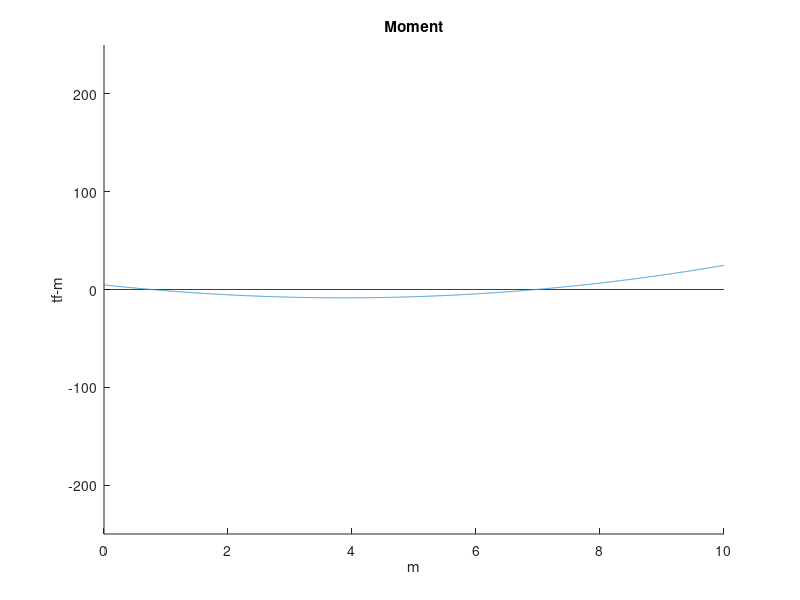

Here is the MATLAB script that generated this plot:
clc; clear; close all;

topAs = [9 4 10] * 8.19;

botAs = [10 5 9] * 5.09;

band = 3.50;

span = 10.00;

DL = 0.337 * band;

LL = 0.2 * band;

fy = 4200 / 1000; % tf

d = (80 - 4 - 1.27) / 100; % m

topMn = topAs * fy * 0.9 * d; % tf-m

botMn = botAs * fy * 0.9 * d; % tf-m

x = 0 : 0.01 : span;
x_length = length(x);

midline = zeros(1, x_length);

DLMn = 4 * (1 / 8 * DL * span ^ 2) * (x / span - 0.5) .^ 2 - (1 / 24 * DL * span ^ 2);
LLMn = 4 * (1 / 8 * LL * span ^ 2) * (x / span - 0.5) .^ 2 - (1 / 24 * LL * span ^ 2);

maxEQ = min(botMn(1), botMn(3));

EQ = -maxEQ + 2 * maxEQ / span * x;
NEQ = -EQ;

settle = -10 + 2 * 10 / span * x;

% DL + EQ
negativeMoment = EQ .* (EQ >= 0) + NEQ .* (NEQ >= 0) + 1.2 * DLMn .* (DLMn >= 0) + 0.5 * LLMn .* (LLMn >= 0);
positiveMoment = EQ .* (EQ <= 0) + NEQ .* (NEQ <= 0) + 1.2 * DLMn .* (DLMn <= 0) + 0.5 * LLMn .* (LLMn <= 0);

greenColor = [26 188 156] / 256;
blueColor = [52 152 219] / 256;
redColor = [233 88 73] / 256;
grayColor = [0.5 0.5 0.5];

figure;
hold on;
plot(x, midline, '-k');
% plot(x, 1.4 * DLMn, 'Color', redColor);
% plot(x, 1.2 * DLMn + 1.6 * LLMn, 'Color', redColor);
% plot(x, 1.2 * DLMn + 0.5 * LLMn, 'Color', blueColor);
plot(x, 1.2 * DLMn + 0.5 * LLMn + settle, 'Color', blueColor);
% plot(x, EQ, 'Color', greenColor);
% legendEQ = plot(x, NEQ, 'Color', greenColor);
% legendMoment = plot(x, positiveMoment, 'Color', redColor);
% plot(x, negativeMoment, 'Color', redColor);
% plot(x, LLMn, 'Color', blueColor);
% plot([0, span / 2, span], topMn, 'o', 'Color', redColor);
% legendAs = plot([0, span / 2, span], -botMn, 'o', 'Color', redColor);
axis([0 span -250 250]);
title('Moment');
xlabel('m');
ylabel('tf-m');
